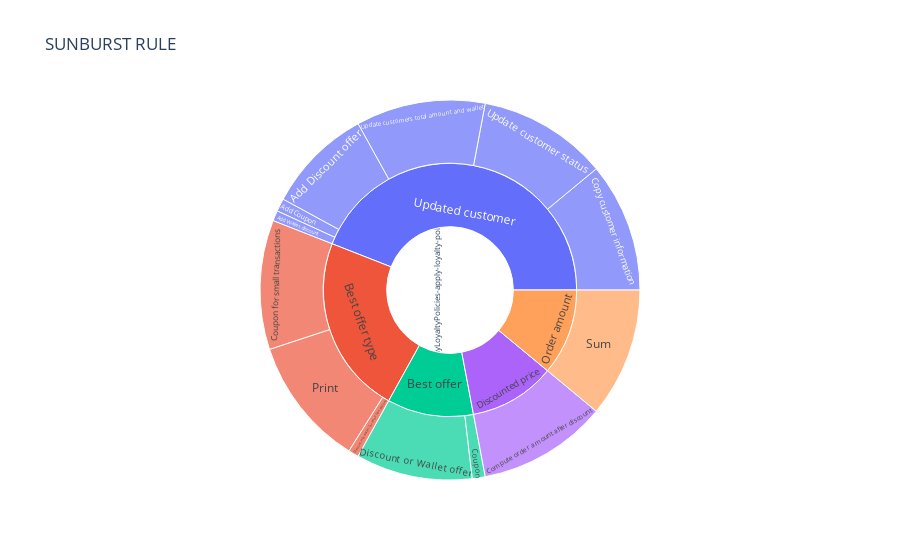

The cell this chart's notebook holds for it:
### Markdown cell above
### 4.2 Representing the decision model coverage through a sunburst <a class="anchor" id="section4_2"></a>
We project all decisions into a sunburst diagram. It shows a synthetic and interactive view of all executed assets including rules, tasks and decision models.

### Code cell
data = []

number_of_columns = 0
for rule in rules:
    number_of_columns = max(number_of_columns, len(rule["from"]))

for rule in rules:
    rule_data = dict()
    keys = list(rule["from"])
    for i in range(0, number_of_columns):
        if i < len(rule["from"]):
            rule_data[f"Column{i}"] = rule["from"][keys[i]]
        else: rule_data[f"Column{i}"] = 'None'

    data.append(rule_data)

df = pd.DataFrame(data)
df = df.groupby(df.columns.tolist()).size().reset_index().rename(columns={0:'Count'})
df = df.replace(['None'],None)
fig = px.sunburst(df, 
                  path=[f"Column{i}" for i in range(0, number_of_columns)], 
                  values="Count",
                  height=1000,
                  title="SUNBURST RULE",
                  maxdepth=5
                  )
fig.show()

### Figure 1 — Plotly figure (JSON) as saved in the notebook; plotly's stock layout.template omitted (floating-point values rounded to 4 significant figures)
{"data": [{"branchvalues": "total", "domain": {"x": [0, 1], "y": [0, 1]}, "hovertemplate": "labels=%{label}<br>Count=%{value}<br>parent=%{parent}<br>id=%{id}<extra></extra>", "ids": ["ApplyLoyaltyPolicies-apply-loyalty-policies/Updated customer/Add Coupon", "ApplyLoyaltyPolicies-apply-loyalty-policies/Updated customer/Add Discount offer", "ApplyLoyaltyPolicies-apply-loyalty-policies/Updated customer/Add Wallet discount", "ApplyLoyaltyPolicies-apply-loyalty-policies/Discounted price/Compute order amount after discount", "ApplyLoyaltyPolicies-apply-loyalty-policies/Updated customer/Copy customer information", "ApplyLoyaltyPolicies-apply-loyalty-policies/Best offer/Coupon", "ApplyLoyaltyPolicies-apply-loyalty-policies/Best offer type/Coupon for small transactions", "ApplyLoyaltyPolicies-apply-loyalty-policies/Best offer type/Discount into wallet for small transactions", "ApplyLoyaltyPolicies-apply-loyalty-policies/Best offer/Discount or Wallet offer", "ApplyLoyaltyPolicies-apply-loyalty-policies/Best offer type/Print", "ApplyLoyaltyPolicies-apply-loyalty-policies/Order amount/Sum", "ApplyLoyaltyPolicies-apply-loyalty-policies/Updated customer/Update customer status", "ApplyLoyaltyPolicies-apply-loyalty-policies/Updated customer/Update customers total amount and wallet", "ApplyLoyaltyPolicies-apply-loyalty-policies/Best offer", "ApplyLoyaltyPolicies-apply-loyalty-policies/Best offer type", "ApplyLoyaltyPolicies-apply-loyalty-policies/Discounted price", "ApplyLoyaltyPolicies-apply-loyalty-policies/Order amount", "ApplyLoyaltyPolicies-apply-loyalty-policies/Updated customer", "ApplyLoyaltyPolicies-apply-loyalty-policies"], "labels": ["Add Coupon", "Add Discount offer", "Add Wallet discount", "Compute order amount after discount", "Copy customer information", "Coupon", "Coupon for small transactions", "Discount into wallet for small transactions", "Discount or Wallet offer", "Print", "Sum", "Update customer status", "Update customers total amount and wallet", "Best offer", "Best offer type", "Discounted price", "Order amount", "Updated customer", "ApplyLoyaltyPolicies-apply-loyalty-policies"], "maxdepth": 5, "name": "", "parents": ["ApplyLoyaltyPolicies-apply-loyalty-policies/Updated customer", "ApplyLoyaltyPolicies-apply-loyalty-policies/Updated customer", "ApplyLoyaltyPolicies-apply-loyalty-policies/Updated customer", "ApplyLoyaltyPolicies-apply-loyalty-policies/Discounted price", "ApplyLoyaltyPolicies-apply-loyalty-policies/Updated customer", "ApplyLoyaltyPolicies-apply-loyalty-policies/Best offer", "ApplyLoyaltyPolicies-apply-loyalty-policies/Best offer type", "ApplyLoyaltyPolicies-apply-loyalty-policies/Best offer type", "ApplyLoyaltyPolicies-apply-loyalty-policies/Best offer", "ApplyLoyaltyPolicies-apply-loyalty-policies/Best offer type", "ApplyLoyaltyPolicies-apply-loyalty-policies/Order amount", "ApplyLoyaltyPolicies-apply-loyalty-policies/Updated customer", "ApplyLoyaltyPolicies-apply-loyalty-policies/Updated customer", "ApplyLoyaltyPolicies-apply-loyalty-policies", "ApplyLoyaltyPolicies-apply-loyalty-policies", "ApplyLoyaltyPolicies-apply-loyalty-policies", "ApplyLoyaltyPolicies-apply-loyalty-policies", "ApplyLoyaltyPolicies-apply-loyalty-policies", ""], "type": "sunburst", "values": [10, 82, 8, 100, 100, 10, 100, 8, 90, 100, 100, 100, 100, 100, 208, 100, 100, 400, 908]}], "layout": {"autosize": true, "legend": {"tracegroupgap": 0}, "title": {"text": "SUNBURST RULE"}}}
